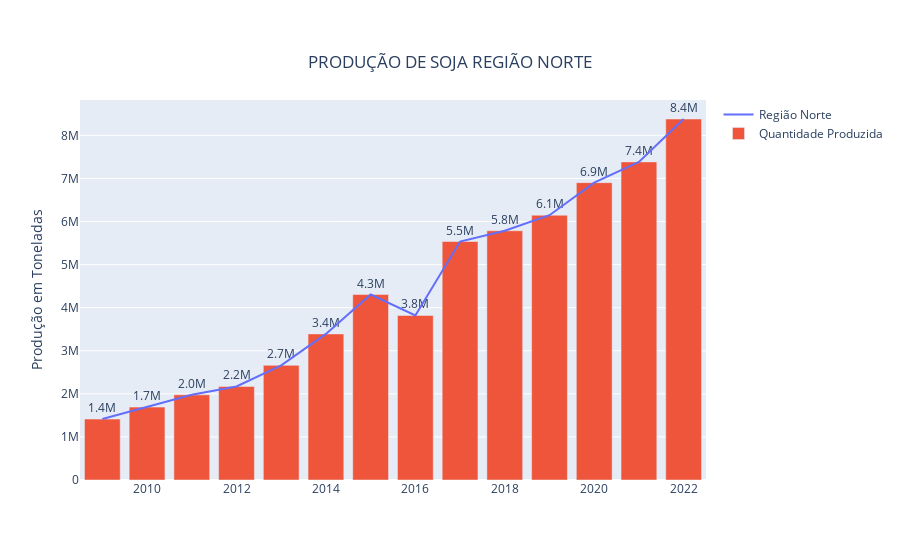

Notebook code for this chart:
### Code cell
#GRAPH_NORTE
prodnorte = PROD_NORTE
anonorte = ANO_NORTE
fig1 = go.Figure()
fig1.add_trace(go.Scatter(x=anonorte, y=prodnorte, mode = 'lines', name = "Região Norte"))

fig1.add_trace(go.Bar(x= anonorte, y= prodnorte, name="Quantidade Produzida", text = DF_NORTE["PRODUÇÃO_TN(MIL)"],  
                      textposition='outside'))
fig1.update_traces(texttemplate='%{text:.2s}')
fig1.update_layout(
    title={
        'text': "PRODUÇÃO DE SOJA REGIÃO NORTE",
        'y':0.9,
        'x':0.5,
        'xanchor': 'center',
        'yanchor': 'top'}, )
fig1.update_yaxes(title_text="Produção em Toneladas")
fig1.show()

img_bytes = fig1.to_image(format="png", width=1000, height=600, scale=4)
Image(img_bytes)

### Figure 1 — Plotly figure (JSON) as saved in the notebook; plotly's stock layout.template omitted (floating-point values rounded to 4 significant figures)
{"data": [{"mode": "lines", "name": "Região Norte", "texttemplate": "%{text:.2s}", "type": "scatter", "x": [2009, 2010, 2011, 2012, 2013, 2014, 2015, 2016, 2017, 2018, 2019, 2020, 2021, 2022], "y": [1414000, 1691700, 1977200, 2172200, 2661500, 3391300, 4304800, 3818900, 5536400, 5786000.0, 6147000, 6902100, 7384002, 8379900]}, {"name": "Quantidade Produzida", "text": [1414000, 1691700, 1977200, 2172200, 2661500, 3391300, 4304800, 3818900, 5536400, 5786000.0, 6147000, 6902100, 7384002, 8379900], "textposition": "outside", "texttemplate": "%{text:.2s}", "type": "bar", "x": [2009, 2010, 2011, 2012, 2013, 2014, 2015, 2016, 2017, 2018, 2019, 2020, 2021, 2022], "y": [1414000, 1691700, 1977200, 2172200, 2661500, 3391300, 4304800, 3818900, 5536400, 5786000.0, 6147000, 6902100, 7384002, 8379900]}], "layout": {"title": {"text": "PRODUÇÃO DE SOJA REGIÃO NORTE", "x": 0.5, "xanchor": "center", "y": 0.9, "yanchor": "top"}, "yaxis": {"title": {"text": "Produção em Toneladas"}}}}
